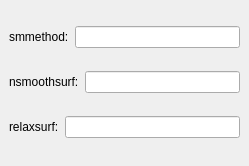
         <widget class="QWidget" name="page_9" >
          <property name="geometry" >
           <rect>
            <x>0</x>
            <y>0</y>
            <width>249</width>
            <height>166</height>
           </rect>
          </property>
          <attribute name="label" >
           <string>mtoolsurf's Algorithm</string>
          </attribute>
          <layout class="QVBoxLayout" >
           <property name="margin" >
            <number>9</number>
           </property>
           <property name="spacing" >
            <number>6</number>
           </property>
           <item>
            <layout class="QHBoxLayout" >
             <property name="margin" >
              <number>0</number>
             </property>
             <property name="spacing" >
              <number>6</number>
             </property>
             <item>
              <widget class="QLabel" name="smmethodLabel" >
               <property name="text" >
                <string>smmethod:</string>
               </property>
               <property name="buddy" >
                <cstring>smmethodLineEdit</cstring>
               </property>
              </widget>
             </item>
             <item>
              <widget class="QLineEdit" name="smmethodLineEdit" />
             </item>
            </layout>
           </item>
           <item>
            <layout class="QHBoxLayout" >
             <property name="margin" >
              <number>0</number>
             </property>
             <property name="spacing" >
              <number>6</number>
             </property>
             <item>
              <widget class="QLabel" name="nsmoothsurfLabel" >
               <property name="text" >
                <string>nsmoothsurf:</string>
               </property>
               <property name="buddy" >
                <cstring>nsmoothsurfLineEdit</cstring>
               </property>
              </widget>
             </item>
             <item>
              <widget class="QLineEdit" name="nsmoothsurfLineEdit" />
             </item>
            </layout>
           </item>
           <item>
            <layout class="QHBoxLayout" >
             <property name="margin" >
              <number>0</number>
             </property>
             <property name="spacing" >
              <number>6</number>
             </property>
             <item>
              <widget class="QLabel" name="relaxsurfLabel" >
               <property name="text" >
                <string>relaxsurf:</string>
               </property>
               <property name="buddy" >
                <cstring>relaxsurfLineEdit</cstring>
               </property>
              </widget>
             </item>
             <item>
              <widget class="QLineEdit" name="relaxsurfLineEdit" />
             </item>
            </layout>
           </item>
          </layout>
         </widget>
